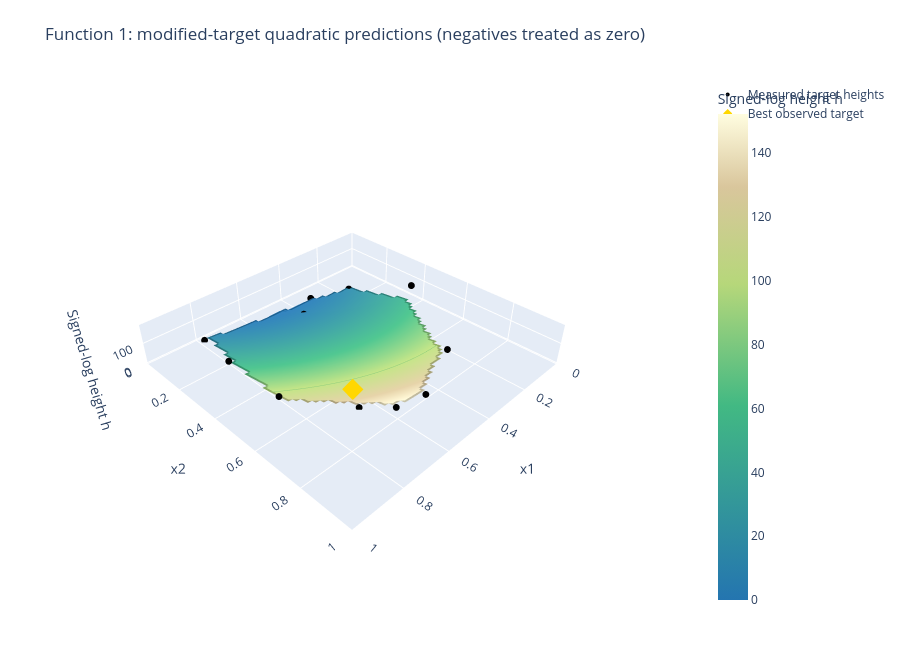

Source (notebook cell):
### Markdown cell above
## 12. Compare the two targets with the same contour scale

The left panel refits the original signed heights; the right refits the modified target.
All contour levels and colours are shared. Any change therefore comes from the target treatment and its refit,
rather than an independently rescaled palette. The draggable view retains the modified observations as markers.

### Code cell
display(plot_contour_comparison(inputs, [
    ("Original signed outputs", quadratic_grid, height_y),
    ("Negative outputs treated as zero", nonnegative_grid, nonnegative_heights),
], title="Function 1: the effect of changing the modelling target",
   save_to=figures / "nonnegative-output-contours-comparison.png"))
nonnegative_terrain = fitted_terrain(nonnegative_grid, inputs, nonnegative_heights, raw_y,
    title="Function 1: modified-target quadratic predictions (negatives treated as zero)",
    save_to=figures / "nonnegative-output-terrain.html")
nonnegative_terrain.show(config=PLOT_CONFIG)

### Figure 1 — Plotly figure (JSON) as saved in the notebook; plotly's stock layout.template omitted (floating-point values rounded to 4 significant figures; data arrays with more than 128 entries replaced by an {"elided": "..."} marker saying what was removed)
{"data": [{"colorbar": {"title": {"text": "Signed-log height h"}}, "colorscale": [[0, "#2475b0"], [0.4, "#42b983"], [0.65, "#b6d77a"], [0.85, "#d9c69c"], [1, "#fffde0"]], "connectgaps": false, "contours": {"z": {"show": true, "usecolormap": true}}, "hovertemplate": "x1=%{x:.3f}<br>x2=%{y:.3f}<br>Fitted Signed-log height h=%{z:.1f}<extra></extra>", "type": "surface", "x": [0.0, 0.01667, 0.03333, 0.05, 0.06667, 0.08333, 0.1, 0.1167, 0.1333, 0.15, 0.1667, 0.1833, 0.2, 0.2167, 0.2333, 0.25, 0.2667, 0.2833, 0.3, 0.3167, 0.3333, 0.35, 0.3667, 0.3833, 0.4, 0.4167, 0.4333, 0.45, 0.4667, 0.4833, 0.5, 0.5167, 0.5333, 0.55, 0.5667, 0.5833, 0.6, 0.6167, 0.6333, 0.65, 0.6667, 0.6833, 0.7, 0.7167, 0.7333, 0.75, 0.7667, 0.7833, 0.8, 0.8167, 0.8333, 0.85, 0.8667, 0.8833, 0.9, 0.9167, 0.9333, 0.95, 0.9667, 0.9833, 1.0], "y": [0.0, 0.01667, 0.03333, 0.05, 0.06667, 0.08333, 0.1, 0.1167, 0.1333, 0.15, 0.1667, 0.1833, 0.2, 0.2167, 0.2333, 0.25, 0.2667, 0.2833, 0.3, 0.3167, 0.3333, 0.35, 0.3667, 0.3833, 0.4, 0.4167, 0.4333, 0.45, 0.4667, 0.4833, 0.5, 0.5167, 0.5333, 0.55, 0.5667, 0.5833, 0.6, 0.6167, 0.6333, 0.65, 0.6667, 0.6833, 0.7, 0.7167, 0.7333, 0.75, 0.7667, 0.7833, 0.8, 0.8167, 0.8333, 0.85, 0.8667, 0.8833, 0.9, 0.9167, 0.9333, 0.95, 0.9667, 0.9833, 1.0], "z": {"elided": "61x61 float values"}}, {"customdata": [1.323e-79, 1.033e-46, 7.711e-16, 3.342e-124, -0.003606, -2.159e-54, -2.089e-91, 2.535e-40, 3.607e-81, 6.23e-48, -0.005509, -4.058e-109, 1.973e-200], "hovertemplate": "x1=%{x:.4f}<br>x2=%{y:.4f}<br>Original y=%{customdata:.3e}<br>Target=%{z:.1f}<extra></extra>", "marker": {"color": "black", "size": 4}, "mode": "markers", "name": "Measured target heights", "type": "scatter3d", "x": [0.3194, 0.5743, 0.731, 0.8404, 0.6501, 0.4104, 0.3127, 0.6834, 0.08251, 0.8839, 0.4684, 0.1531, 0.7819], "y": [0.763, 0.8799, 0.733, 0.2647, 0.6815, 0.1476, 0.07872, 0.8611, 0.4035, 0.5823, 0.4354, 0.134, 0.02561], "z": [121.1, 154.0, 184.9, 76.52, 0.0, 0.0, 0.0, 160.4, 119.6, 152.8, 0.0, 0.0, 0.4732]}, {"marker": {"color": "gold", "size": 7, "symbol": "diamond"}, "mode": "markers", "name": "Best observed target", "type": "scatter3d", "x": [0.731], "y": [0.733], "z": [184.9]}], "layout": {"height": 650, "margin": {"b": 40, "l": 10, "r": 60, "t": 80}, "scene": {"aspectmode": "manual", "aspectratio": {"x": 1, "y": 1, "z": 0.16}, "dragmode": "orbit", "xaxis": {"range": [0, 1], "title": {"text": "x1"}}, "yaxis": {"range": [0, 1], "title": {"text": "x2"}}, "zaxis": {"nticks": 3, "title": {"text": "Signed-log height h"}}}, "title": {"text": "Function 1: modified-target quadratic predictions (negatives treated as zero)"}}}
